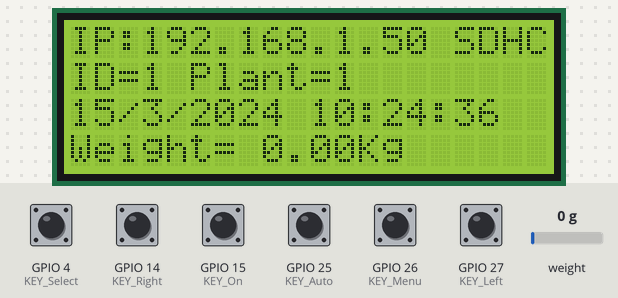
A sketch run on a simulated ESP8266 (NodeMCU). Parts: 20×4 character LCD. The inputs (shaded band) are chosen by the test bench; at power-on: GPIO 4 (KEY_Select), GPIO 14 (KEY_Right), GPIO 15 (KEY_On), GPIO 25 (KEY_Auto), GPIO 26 (KEY_Menu), GPIO 27 (KEY_Left) HIGH, weight on the scale 0 g. WiFi joins after 1.5 s; servers stay silent unless stated; the local clock reads 2024-03-15 10:24:30 at power-on unless the sketch sets it; storage starts empty.

Above: at 6.8 s.
6.9 s: GPIO 15 (KEY_On) pulled LOW for 0.15 s
At 8.1 s:
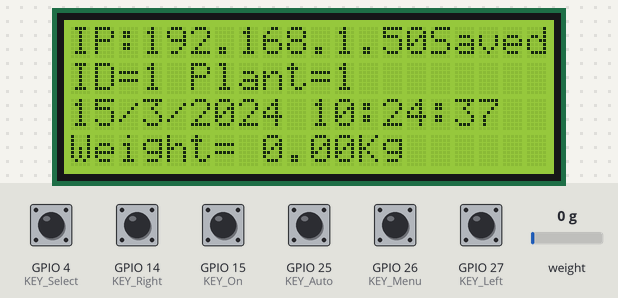
9.9 s: weight on the scale set to 100 g
At 10.8 s:
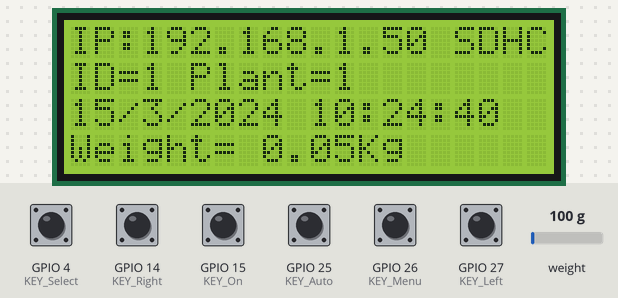
11.5 s: GPIO 14 (KEY_Right) pulled LOW for 0.15 s
At 12.9 s:
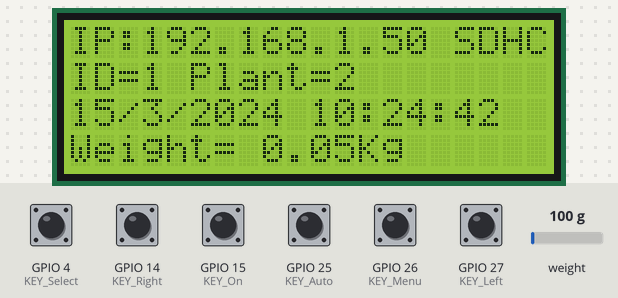
13.6 s: GPIO 4 (KEY_Select) pulled LOW for 0.15 s
At 14.8 s:
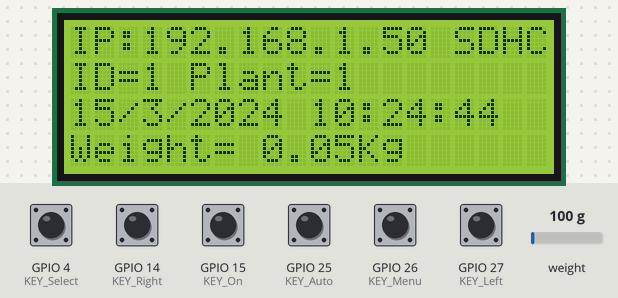
15.5 s: GPIO 25 (KEY_Auto) pulled LOW for 0.15 s
At 16.9 s:
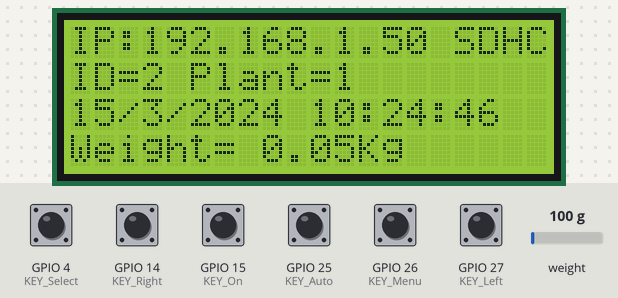
17.6 s: GPIO 26 (KEY_Menu) pulled LOW for 0.15 s
At 18.8 s:
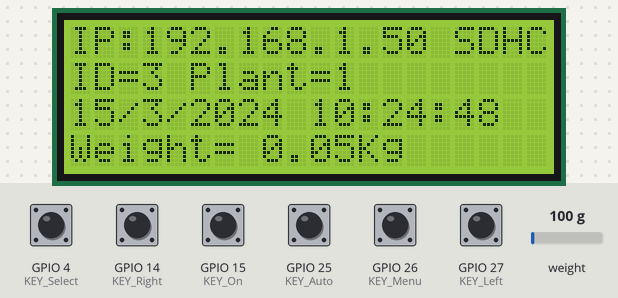
Timing chart, 0 to 20.5 s (numbered marks = the images above; inputs shaded):
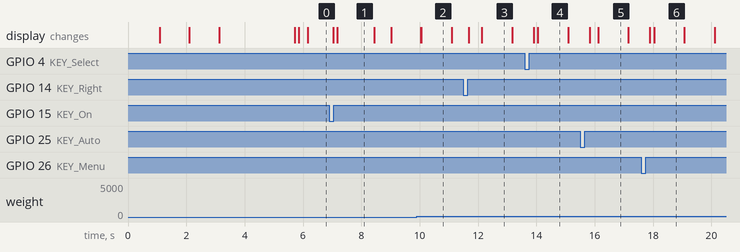

The sketch:

esp32_loadcell_lcd_ds_sd_key3.ino
```cpp
/****************************
ESP32       |    Device
----------------------------
GPIO5       |   SD SS(D3)
GPIO23      |   SD MOSI(CMD)
GPIO18      |   SD SCK (CLK)
GPIO19      |   SD MOSO(DO)
----------------------------
GPIO33      |   HX711 DOUT
GPIO32      |   HX711 CLK
----------------------------
GPIO22      |   LCD and DS1307 I2C SCL
GPIO21      |   LCD and DS1307 I2C SDA
----------------------------
GPIO25      |   KEY_Auto
GPIO26      |   KEY_Meno
GPIO27      |   KEY_Left
GPIO14      |   KEY_Right
GPIO4       |   KEY_Select
GPIO15      |   KEY_On
****************************/
#if defined(ESP8266)
#include <ESP8266WiFi.h>          //https://github.com/esp8266/Arduino
#else
#include <WiFi.h>          //https://github.com/esp8266/Arduino
#endif
//needed for library
#include <DNSServer.h>
#if defined(ESP8266)
#include <ESP8266WebServer.h>
#else
#include <WebServer.h>
#endif
#include <WiFiManager.h>         //https://github.com/tzapu/WiFiManager

#include <Wire.h>
#include <LiquidCrystal_I2C.h>
#include "RTClib.h"
#include "HX711.h"
#include "FS.h"
#include <SD.h>
#include <SPI.h>

#define zero_factor 93618
#define DOUT  33
#define CLK   32
#define DEC_POINT  2

#define KEY_Auto 25
#define KEY_Menu 26
#define KEY_Left 27
#define KEY_Right 14
#define KEY_Select 4
#define KEY_On 15
//----------- weight ---------------------
float calibration_factor =179642.00;
float offset=0;
char daysOfTheWeek[7][12] = {"Sunday", "Monday", "Tuesday", "Wednesday", "Thursday", "Friday", "Saturday"};
int ID=1;
int plant=1;
bool savedata=false;
int weight_zero;
String weight;
//------------------------------------
HX711 scale(DOUT, CLK);
LiquidCrystal_I2C lcd(0x27, 20, 4);// Set the LCD address to 0x27 for a 20 chars and 4 line display //esp32 scl22 sda21
RTC_DS1307 rtc;
//------------ define function --------------------
float get_units_kg();
void writeFile(fs::FS &fs, const char * path, const char * message);
void appendFile(fs::FS &fs, const char * path, const char * message);
void set_zero();
void increase_id();
void decrease_id();
void increase_plant();
void decrease_plant();
void save();
//------------------------------------------------

void setup()
{
  pinMode(KEY_Auto, INPUT_PULLUP);
  pinMode(KEY_Menu, INPUT_PULLUP);
  pinMode(KEY_Left, INPUT_PULLUP);
  pinMode(KEY_Right, INPUT_PULLUP);
  pinMode(KEY_Select, INPUT_PULLUP);
  pinMode(KEY_On, INPUT_PULLUP);
  attachInterrupt(digitalPinToInterrupt(KEY_Auto), set_zero,  RISING);
  attachInterrupt(digitalPinToInterrupt(KEY_Menu), increase_id,  RISING);
  attachInterrupt(digitalPinToInterrupt(KEY_Left), decrease_id,  RISING);
  attachInterrupt(digitalPinToInterrupt(KEY_Right), increase_plant,  RISING);
  attachInterrupt(digitalPinToInterrupt(KEY_Select), decrease_plant,  RISING);
  attachInterrupt(digitalPinToInterrupt(KEY_On), save,  RISING);

  lcd.begin();// initialize the LCD
  lcd.backlight();// Turn on the blacklight and print a message.
  delay(1000);

  lcd.setCursor(0, 0);
  lcd.print("Setup load cell     ");
  scale.set_scale(calibration_factor);
  scale.set_offset(zero_factor);
  delay(1000);

  lcd.setCursor(0, 0);
  lcd.print("Setup DS1307     ");
  if (! rtc.begin())
  {
    lcd.print("Couldn't find RTC");
    while (1);
  }
  if (! rtc.isrunning())
  {
    lcd.print("RTC is NOT running!");
    // following line sets the RTC to the date & time this sketch was compiled
   // rtc.adjust(DateTime(F(__DATE__), F(__TIME__)));
    // This line sets the RTC with an explicit date & time, for example to set
    // January 21, 2014 at 3am you would call:
   //  rtc.adjust(DateTime(2018, 2, 9, 21, 35, 0));
  }
  delay(1000);

  lcd.setCursor(0, 0);
  lcd.print("Setting WIFI        ");
  WiFiManager wifiManager;
  wifiManager.autoConnect("SmartFarm");
  delay(1000);

  lcd.setCursor(0, 0);
  lcd.print("Setting SD Card     ");
  if(!SD.begin())
  {
    lcd.print("Card Mount Failed");
    delay(1000);
    return;
  }

  lcd.setCursor(0, 0);
  lcd.print("IP:");
  lcd.print(WiFi.localIP());
  uint8_t cardType = SD.cardType();
  if(cardType == CARD_NONE)
  {
      lcd.print(" NoSD");
      return;
  }
  if(cardType == CARD_MMC)
  {
      lcd.print(" MMC");
  }
  else if(cardType == CARD_SD)
  {
      lcd.print(" SDSC");
  }
  else if(cardType == CARD_SDHC)
  {
      lcd.print(" SDHC");
  }
  else
  {
      lcd.print(" UNKNOWN");
  }

//writeFile(SD, "/log.txt", "Hello ");


}


void loop()
{
  if(savedata)
  {
    DateTime now = rtc.now();
    char cstr[16];
    appendFile(SD, "/log.txt", "ID=");
    itoa(ID, cstr, 10);
    appendFile(SD, "/log.txt", cstr);
    appendFile(SD, "/log.txt", " Plant=");
    itoa(plant, cstr, 10);
    appendFile(SD, "/log.txt", cstr);
    appendFile(SD, "/log.txt", " Date:");
    itoa(now.day(), cstr, 10);
    appendFile(SD, "/log.txt", cstr);
    appendFile(SD, "/log.txt", "/");
    itoa(now.month(), cstr, 10);
    appendFile(SD, "/log.txt", cstr);
    appendFile(SD, "/log.txt", "/");
    itoa(now.year(), cstr, 10);
    appendFile(SD, "/log.txt", cstr);
    appendFile(SD, "/log.txt", " Time:");
    itoa(now.hour(), cstr, 10);
    appendFile(SD, "/log.txt", cstr);
    appendFile(SD, "/log.txt", ":");
    itoa(now.minute(), cstr, 10);
    appendFile(SD, "/log.txt", cstr);
    appendFile(SD, "/log.txt", " Weight:");
    //itoa(weight, cstr, 10);
    //appendFile(SD, "/log.txt", weight);
    appendFile(SD, "/log.txt", " Kg\r\n");
    savedata=false;
    delay(1000);
     lcd.setCursor(15, 0);
    uint8_t cardType = SD.cardType();
  if(cardType == CARD_NONE)
  {
      lcd.print(" NoSD");
      return;
  }
  if(cardType == CARD_MMC)
  {
      lcd.print(" MMC");
  }
  else if(cardType == CARD_SD)
  {
      lcd.print(" SDSC");
  }
  else if(cardType == CARD_SDHC)
  {
      lcd.print(" SDHC");
  }
  else
  {
      lcd.print(" UNKNOWN");
  }
  }
  lcd.setCursor(0, 1);
  lcd.print("ID=");
  lcd.print(ID);
  lcd.print(" Plant=");
  lcd.print(plant);
  lcd.print(" ");

  DateTime now = rtc.now();
  lcd.setCursor(0, 2);
  lcd.print(now.day(), DEC);
  lcd.print('/');
  lcd.print(now.month(), DEC);
  lcd.print('/');
  lcd.print(now.year(), DEC);
  lcd.print(' ');
  lcd.print(now.hour(), DEC);
  lcd.print(':');
  lcd.print(now.minute(), DEC);
  lcd.print(':');
  lcd.print(now.second(), DEC);
  lcd.print(' ');
  weight = String(get_units_kg()+offset, DEC_POINT);
  lcd.setCursor(0, 3);
  lcd.print("Weight= ");
  lcd.print(weight);
  lcd.print("Kg   ");
}

float get_units_kg()
{
  return(scale.get_units()*0.453592);
}

void writeFile(fs::FS &fs, const char * path, const char * message)
{
  lcd.setCursor(15, 0);
  lcd.print("Save");

  File file = fs.open(path, FILE_WRITE);
  if(!file)
  {
    lcd.setCursor(15, 0);
    lcd.print("Nopen");
    return;
  }
  if(file.print(message))
  {
    lcd.setCursor(15, 0);
    lcd.print("Saved");
  }
  else
  {
    lcd.setCursor(15, 0);
    lcd.print("Nsave");
  }
}
void appendFile(fs::FS &fs, const char * path, const char * message){
    lcd.setCursor(15, 0);
  lcd.print("Save");

    File file = fs.open(path, FILE_APPEND);
    if(!file){
        lcd.setCursor(15, 0);
    lcd.print("Nopen");
        return;
    }
    if(file.print(message)){
        lcd.setCursor(15, 0);
    lcd.print("Saved");
    } else {
        lcd.setCursor(15, 0);
    lcd.print("Nsave");
    }
}
void set_zero()
{
 ID=ID+1;
 return;
}
void increase_id()
{
  ID=ID+1;
}
void decrease_id()
{
  if (ID>1)
  {
    ID=ID-1;
  }
}
void increase_plant()
{
  plant=plant+1;
}
void decrease_plant()
{
  if(plant>1)
  {
    plant=plant-1;
  }
}
void save()
{
   savedata=true;
}
```

Measured:
- after the input at 6.9 s, the display: first differs from a run without the input after 0.27 s (image 1)
- what the display in image 1 shows lasts 1.2 s, from 7.2 s to 8.4 s
- what the display in image 2 shows lasts 1.0 s, from 10.1 s to 11.1 s
